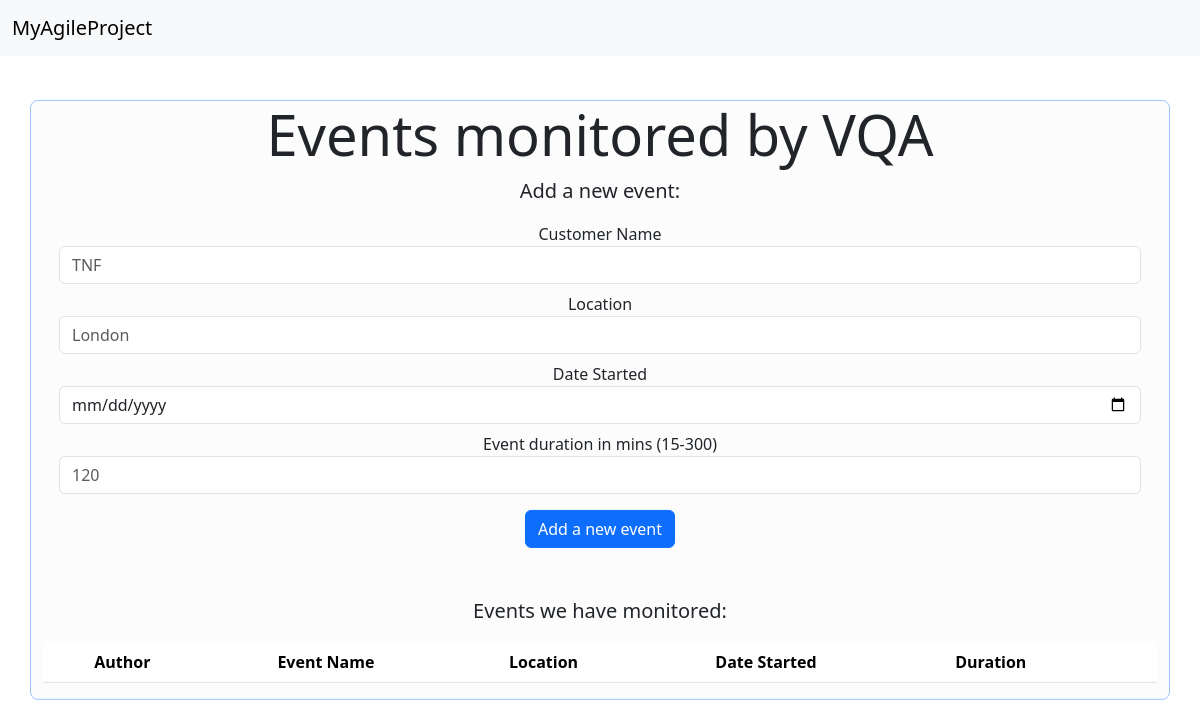
The app's page /events_database (signed in), older data.
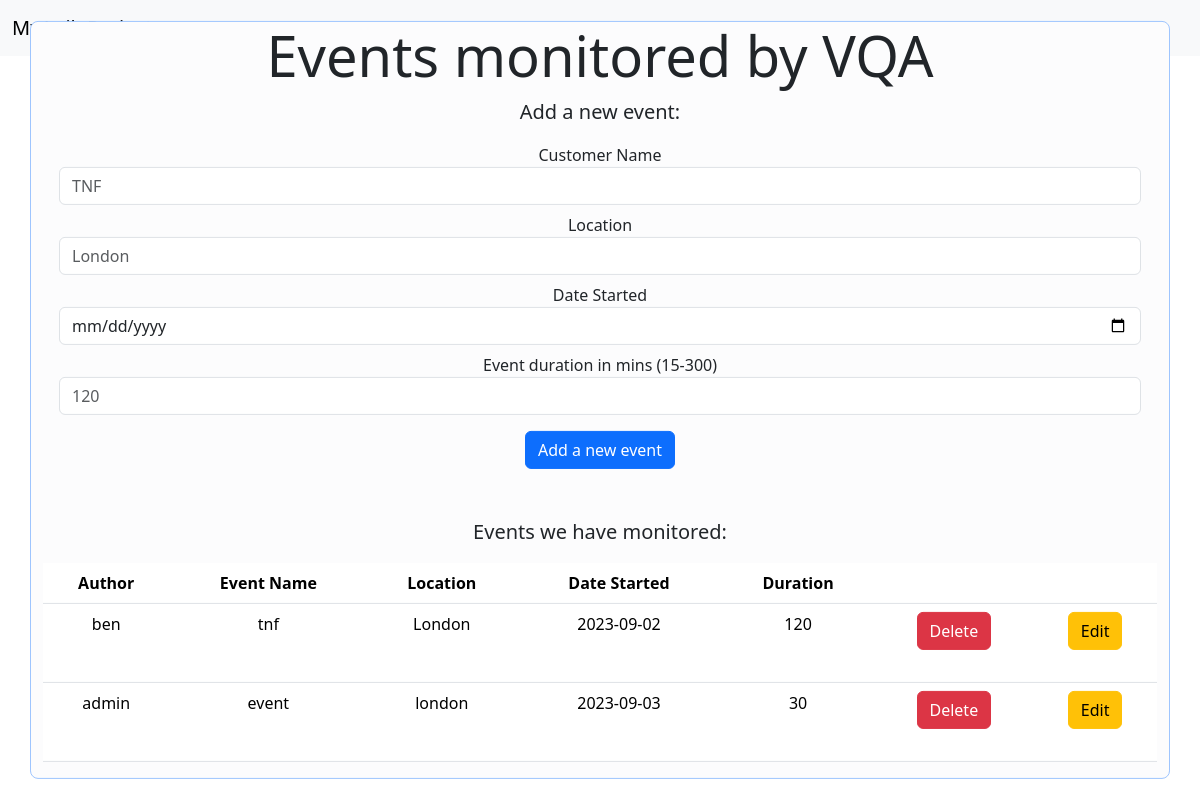
The same page, newer data.
### tables this page shows
CREATE TABLE events (name VARCHAR PRUMARY KEY UNIQUE NOT NULL, author VARCHAR NOT NULL, location TEXT NOT NULL, dateStarted TEXT NOT NULL, durationMins INTEGER NOT NULL);

### main.py (the view)
@app.route("/events_database")
@login_required
def events_database():
    form = event_form()
    connection = sqlite3.connect("database.db")
    connection.row_factory = sqlite3.Row
    current = connection.cursor()
    currentUser = current_user.username
    isAdmin = current_user.isAdmin
    current.execute("select * from events")
    rows = current.fetchall();
    return render_template("events_database.html", rows = rows, form=form, currentUser = currentUser, isAdmin = isAdmin)

### forms.py (shortened to what this page needs)
class event_form(FlaskForm):
    name = StringField('Customer Name', validators=[InputRequired(), Length(min=3, max=20)], render_kw={"placeholder": "TNF", "class":"form-control"})
    location = StringField('Location', validators=[InputRequired(), Length(min=2, max=20)], render_kw={"placeholder": "London", "class":"form-control"})
    dateStarted = DateField('Date Started', validators=[InputRequired()], render_kw={"class":"form-control"})
    durationMins = IntegerField('Event duration in mins (15-300)', validators=[InputRequired()], render_kw={"placeholder": "120", "class":"form-control"})

### main.py (called while the page is built)
@login_manager.user_loader
def load_user(id):
    try:
        connection = sqlite3.connect("database.db")
        cursor = connection.cursor()
        cursor.execute("SELECT * FROM users WHERE id = (?)",[id])
        result = cursor.fetchone()
        if result is None:
            return None
        else:
            return User(result[0], result[1], result[2], result[3], result[4])
    except Exception as e:
        return e

### templates/events_database.html (shortened to what this page needs)
<!DOCTYPE html>
<html lang="en" dir="ltr">
  <head>
    <link href="https://cdn.jsdelivr.net/npm/bootstrap@5.3.1/dist/css/bootstrap.min.css" rel="stylesheet">
  </head>
  <body>
    <nav class="navbar navbar-expand-lg navbar-light bg-light">
      <div class="container-fluid">
        <a class="navbar-brand" href="{{ url_for('home') }}">MyAgileProject</a>
    </div>
    </nav>
    <div class="jumbotron">
        <div class="container-md bg-light-subtle border border-primary-subtle rounded-3 text-center position-absolute top-50 start-50 translate-middle">
            <h1 class="display-4">Events monitored by VQA</h1>
            <p class="lead">Add a new event:</p>
            <form class="form" action = "{{ url_for('add_event') }}" method = "POST">
                <div class="form-group mx-sm-3 mb-2">
                    {{ form.name.label() }}
                    {% if form.name.errors %}
                        {{ form.name() }}
                        <div class="invalid-feedback">
                        {% for error in form.name.errors %}
                        <span>* {{ error }}</span>
                        {% endfor %}
                        </div>
                    {%else%}
                        {{ form.name() }}
                    {% endif %}
                </div>
                <div class="form-group mx-sm-3 mb-2">
                    {{ form.location.label() }}
                    {% if form.location.errors %}
                        {{ form.location() }}
                        <div class="invalid-feedback">
                        {% for error in form.location.errors %}
                        <span>* {{ error }}</span>
                        {% endfor %}
                        </div>
                    {%else%}
                        {{ form.location() }}
                    {% endif %}
                </div>
                <div class="form-group mx-sm-3 mb-2">
                    {{ form.dateStarted.label() }}
                    {% if form.dateStarted.errors %}
                        {{ form.dateStarted() }}
                        <div class="invalid-feedback">
                        {% for error in form.dateStarted.errors %}
                        <span>* {{ error }}</span>
                        {% endfor %}
                        </div>
                    {%else%}
                        {{ form.dateStarted() }}
                    {% endif %}
                </div>
                <div class="form-group mx-sm-3 mb-3">
                    {{ form.durationMins.label() }}
                    {% if form.durationMins.errors %}
                        {{ form.durationMins() }}
                        <div class="invalid-feedback">
                        {% for error in form.durationMins.errors %}
                        <span>* {{ error }}</span>
                        {% endfor %}
                        </div>
                    {%else%}
                        {{ form.durationMins() }}
                    {% endif %}
                </div>
                <button type="submit" class="btn btn-primary mb-4">Add a new event</button>
            </form>
            <br>
            <p class="lead">Events we have monitored:</p>
            <table class="table">
                <thead>
                    <tr>
                        <th scope="col">Author</th>
                        <th scope="col">Event Name</th>
                        <th scope="col">Location</th>
                        <th scope="col">Date Started</th>
                        <th scope="col">Duration</th>
                        <th scope="col"></th>
                        <th scope="col"></th>
                    </tr>
                </thead>
                <tbody>
                    {% for row in rows %}
                        <tr>
                            <td>
                                {{row["author"]}}
                            </td>
                            <td>
                                {{row["name"]}}
                            </td>
                            <td>
                                {{row["location"]}}
                            </td>
                            <td>
                                {{row["dateStarted"]}}
                            </td>
                            <td>
                                {{row["durationMins"]}}
                            </td>
                            {% if row["author"] == currentUser or isAdmin == "True" %}
                            <td>
                                <form action="{{ url_for('delete_event', event_name = row['name']) }}" method= "POST">
                                    <button type="submit" class="btn btn-danger mb-4">Delete</button>
                                </form>
                            </td>
                            <td>
                                <a class="btn btn-warning my-2 my-sm-0" href="{{ url_for('update_event', name = row['name'], dateStarted = row['dateStarted'], location = row['location'], durationMins = row['durationMins']) }}">Edit</a>
                            </td>
                            {% endif %}
                        </tr>
                    {%endfor%}
                </tbody>
            </table>
        </div>
    </div>
  </body>
</html>

Row changes from the older to the newer data that the page shows:
added events: author "ben", name "tnf", location "London", dateStarted "2023-09-02", durationMins "120"
added events: author "admin", name "event", location "london", dateStarted "2023-09-03", durationMins "30"
